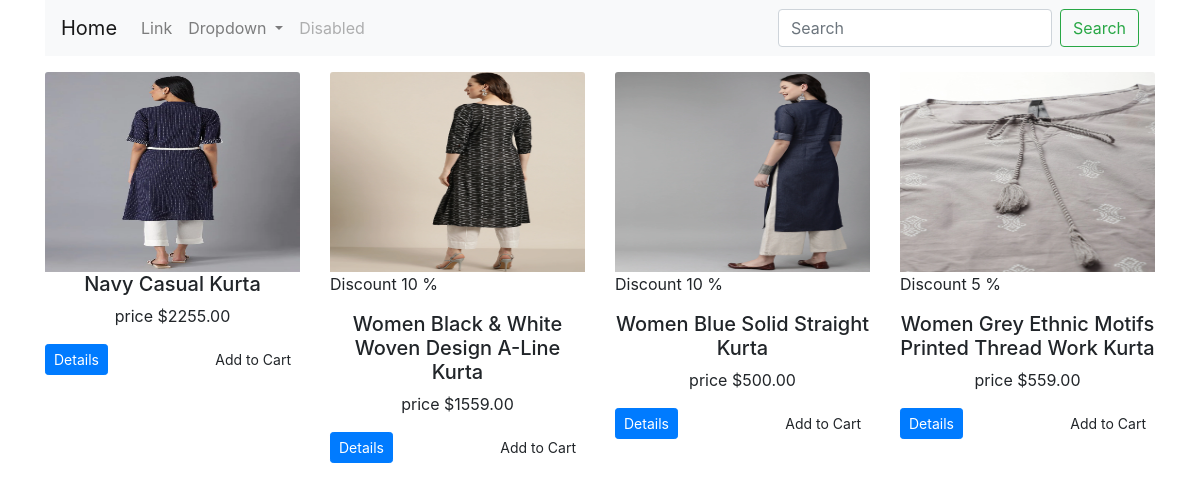
The page / on the database its author committed.
### shop/products/models.py (models this page shows, shortened)
class Addproduct(db.Model):
    id = db.Column(db.Integer, primary_key=True)
    name =  db.Column(db.String(80), nullable=False)
    price = db.Column(db.Numeric(10,2), nullable=False)
    discount = db.Column(db.Integer, default=0)
    stock = db.Column(db.Integer, nullable=False)
    colors = db.Column(db.Text, nullable=False)
    desc = db.Column(db.Text, nullable=False)
    pub_date = db.Column(db.DateTime, nullable=False,default=datetime.utcnow)
    brand_id = db.Column(db.Integer, db.ForeignKey('brand.id'),nullable=False)
    brand = db.relationship('Brand',backref=db.backref('brands', lazy=True))
    category_id = db.Column(db.Integer, db.ForeignKey('category.id'),nullable=False)
    category = db.relationship('Category',backref=db.backref('posts', lazy=True))
    image_1 = db.Column(db.String(150), nullable=False, default='image.jpg')
    image_2 = db.Column(db.String(150), nullable=False, default='image.jpg')
    image_3 = db.Column(db.String(150), nullable=False, default='image.jpg')

### shop/products/routes.py (the view)
@app.route('/')
def home():
    products = Addproduct.query.filter(Addproduct.stock > 0)
    return render_template('products/index.html', products=products)

### shop/templates/products/index.html (shortened to what this page needs)
{% extends 'layout.html' %}
{% block content %}
<div class="container">
  <nav class="navbar navbar-expand-lg navbar-light bg-light">
    <a class="navbar-brand" href="/">Home</a>
    <div class="collapse navbar-collapse" id="navbarSupportedContent">
      <ul class="navbar-nav mr-auto">
        <li class="nav-item">
          <a class="nav-link" href="#">Link</a>
        </li>
        <li class="nav-item dropdown">
          <a class="nav-link dropdown-toggle" href="#" id="navbarDropdown" role="button" data-toggle="dropdown" aria-haspopup="true" aria-expanded="false">
            Dropdown
          </a>
        </li>
        <li class="nav-item">
          <a class="nav-link disabled" href="#">Disabled</a>
        </li>
      </ul>
      <form class="form-inline my-2 my-lg-0">
        <input class="form-control mr-sm-2" type="search" placeholder="Search" aria-label="Search">
        <button class="btn btn-outline-success my-2 my-sm-0" type="submit">Search</button>
      </form>
    </div>
  </nav>
</div>
<div class="container">
  <div class="row">
    {%  for product in products %}
    <div class="col-md-3 mt-3">
      <div class="cart">
        <img src="{{url_for('static', filename='images/' + product.image_1)}}" alt="{{product.name}}" class="card-img-top"height="200">
        <div class="cart-body">
          {% if product.discount > 0 %}
          <p> Discount {{product.discount }} %</p>
          {% endif %}
          <h5 class="text-center">{{product.name}}</h5>
          <p class="text-center"> price ${{product.price}}</p>
        </div>
        <div class="cart-footer">
          <a href="#" class="float-left btn  btn-sm btn-primary">Details</a> <a href="#" class="float-right btn  btn-sm btn-Warning">Add to Cart</a>
        </div>
      </div>
    </div>
    {% endfor %}
  </div>
</div>
{% endblock content %}

### shop/templates/layout.html (shortened to what this page needs)
<!doctype html>
<html lang="en">
  <head>
    <link rel="stylesheet" href="{{ url_for('static', filename='css/bootstrap.min.css')}}">
  </head>
  <body>
{% block content %}
{% endblock content %}
  </body>
</html>

### rows shown on the page
Addproduct: image_1 (picture), name "Navy Casual Kurta", price "2255.00"
Addproduct: image_1 (picture), discount "10", name "Women Black & White Woven Design A-Line Kurta", price "1559.00"
Addproduct: image_1 (picture), discount "10", name "Women Blue Solid Straight Kurta", price "500.00"
Addproduct: image_1 (picture), discount "5", name "Women Grey Ethnic Motifs Printed Thread Work Kurta", price "559.00"
